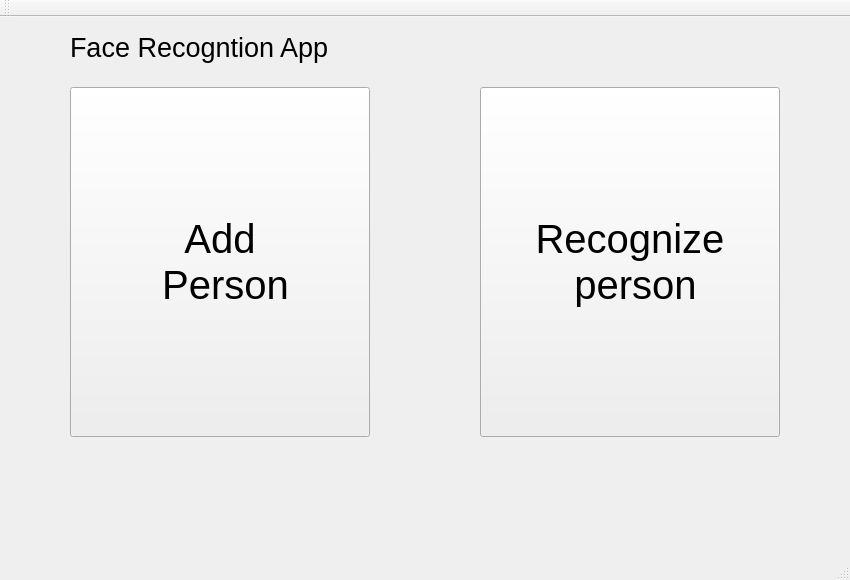
<?xml version="1.0" encoding="UTF-8"?>
<ui version="4.0">
 <class>FaceRecognitionMain</class>
 <widget class="QMainWindow" name="FaceRecognitionMain">
  <property name="geometry">
   <rect>
    <x>0</x>
    <y>0</y>
    <width>850</width>
    <height>580</height>
   </rect>
  </property>
  <property name="windowTitle">
   <string>FaceRecognitionMain</string>
  </property>
  <widget class="QWidget" name="centralWidget">
   <widget class="QLabel" name="label">
    <property name="geometry">
     <rect>
      <x>70</x>
      <y>10</y>
      <width>691</width>
      <height>41</height>
     </rect>
    </property>
    <property name="font">
     <font>
      <pointsize>20</pointsize>
     </font>
    </property>
    <property name="layoutDirection">
     <enum>Qt::LeftToRight</enum>
    </property>
    <property name="text">
     <string>Face Recogntion App</string>
    </property>
   </widget>
   <widget class="QPushButton" name="pbtAddperson">
    <property name="geometry">
     <rect>
      <x>70</x>
      <y>70</y>
      <width>300</width>
      <height>350</height>
     </rect>
    </property>
    <property name="font">
     <font>
      <pointsize>30</pointsize>
     </font>
    </property>
    <property name="text">
     <string>Add 
 Person</string>
    </property>
   </widget>
   <widget class="QPushButton" name="pbtRecognizeperson">
    <property name="geometry">
     <rect>
      <x>480</x>
      <y>70</y>
      <width>300</width>
      <height>350</height>
     </rect>
    </property>
    <property name="font">
     <font>
      <pointsize>30</pointsize>
     </font>
    </property>
    <property name="text">
     <string>Recognize 
 person</string>
    </property>
   </widget>
  </widget>
  <widget class="QMenuBar" name="menuBar">
   <property name="geometry">
    <rect>
     <x>0</x>
     <y>0</y>
     <width>850</width>
     <height>25</height>
    </rect>
   </property>
  </widget>
  <widget class="QToolBar" name="mainToolBar">
   <attribute name="toolBarArea">
    <enum>TopToolBarArea</enum>
   </attribute>
   <attribute name="toolBarBreak">
    <bool>false</bool>
   </attribute>
  </widget>
  <widget class="QStatusBar" name="statusBar"/>
 </widget>
 <layoutdefault spacing="6" margin="11"/>
 <resources/>
 <connections/>
</ui>
